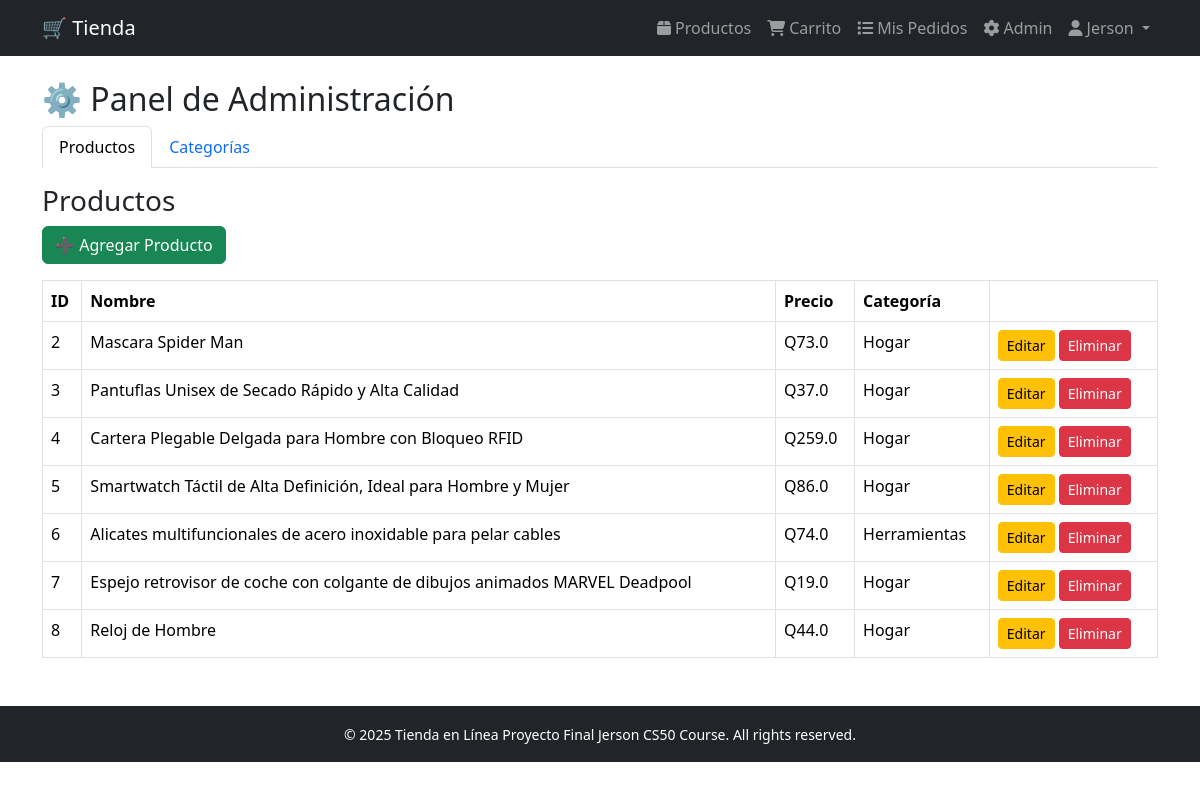
The page /admin/ (signed in) on the database its author committed.
### models/models.py (models this page shows)
class Usuario(db.Model, UserMixin):  # 👈 hereda de UserMixin
    id = db.Column(db.Integer, primary_key=True)
    nombre = db.Column(db.String(100), nullable=False)
    email = db.Column(db.String(100), unique=True, nullable=False)
    password = db.Column(db.String(200), nullable=False)  # idealmente debería ser hash
    rol = db.Column(db.String(10), default='cliente')  # cliente | admin

class Producto(db.Model):
    id = db.Column(db.Integer, primary_key=True)
    nombre = db.Column(db.String(100), nullable=False)
    descripcion = db.Column(db.Text)
    precio = db.Column(db.Float, nullable=False)
    imagen_url = db.Column(db.String(200))
    categoria_id = db.Column(db.Integer, db.ForeignKey('categoria.id'))

class Categoria(db.Model):
    id = db.Column(db.Integer, primary_key=True)
    nombre = db.Column(db.String(100), nullable=False)
    productos = db.relationship('Producto', backref='categoria', lazy=True)

### routes/admin.py (the view)
@admin_bp.route('/')
@login_required
@admin_required
def dashboard():
    productos = Producto.query.all()
    categorias = Categoria.query.all()
    return render_template("admin.html", productos=productos, categorias=categorias)

### routes/admin.py (called while the page is built)
def admin_required(f):
    @wraps(f)
    def wrapper(*args, **kwargs):
        if not current_user.is_authenticated or getattr(current_user, 'rol', None) != 'admin':
            flash("No tienes permisos para acceder al panel de administración.", "warning")
            return redirect(url_for('productos.listar_productos'))
        return f(*args, **kwargs)
    return wrapper

### templates/admin.html (shortened to what this page needs)
{% extends "base.html" %}
{% block content %}
<h2>⚙️ Panel de Administración</h2>
<ul class="nav nav-tabs" id="adminTabs">
  <li class="nav-item">
    <a class="nav-link active" data-bs-toggle="tab" href="#productos">Productos</a>
  </li>
  <li class="nav-item">
    <a class="nav-link" data-bs-toggle="tab" href="#categorias">Categorías</a>
  </li>
</ul>
<div class="tab-content mt-3">
  <div class="tab-pane fade show active" id="productos">
    <h3>Productos</h3>
    <a href="{{ url_for('admin.agregar_producto') }}" class="btn btn-success mb-3">➕ Agregar Producto</a>
    <table class="table table-bordered">
      <thead>
        <tr>
          <th>ID</th>
          <th>Nombre</th>
          <th>Precio</th>
          <th>Categoría</th>
          <th></th>
        </tr>
      </thead>
      <tbody>
        {% for producto in productos %}
        <tr>
          <td>{{ producto.id }}</td>
          <td>{{ producto.nombre }}</td>
          <td>Q{{ producto.precio }}</td>
          <td>{{ producto.categoria.nombre if producto.categoria else "Sin categoría" }}</td>
          <td>
            <a href="{{ url_for('admin.editar_producto', id=producto.id) }}" class="btn btn-warning btn-sm">Editar</a>
            <a href="{{ url_for('admin.eliminar_producto', id=producto.id) }}" class="btn btn-danger btn-sm">Eliminar</a>
          </td>
        </tr>
        {% endfor %}
      </tbody>
    </table>
  </div>
</div>
{% endblock %}

### templates/base.html (shortened to what this page needs)
<!doctype html>
<html lang="es">
<head>
  <link href="https://cdn.jsdelivr.net/npm/bootstrap@5.3.3/dist/css/bootstrap.min.css" rel="stylesheet">
  <link rel="stylesheet" href="https://cdnjs.cloudflare.com/ajax/libs/font-awesome/6.4.0/css/all.min.css">
  <link rel="stylesheet" href="{{ url_for('static', filename='css/style.css') }}">
</head>
<body>
<nav class="navbar navbar-expand-lg navbar-dark bg-dark">
  <div class="container">
    <a class="navbar-brand" href="{{ url_for('home') }}">🛒 Tienda</a>
    <div class="collapse navbar-collapse" id="navbarNav">
       <ul class="navbar-nav ms-auto">
         <li class="nav-item"><a class="nav-link" href="{{ url_for('productos.listar_productos') }}"><i class="fas fa-box me-1"></i>Productos</a></li>
         <li class="nav-item">
           <a class="nav-link position-relative" href="{{ url_for('carrito.ver_carrito') }}">
             <i class="fas fa-shopping-cart me-1"></i>Carrito
           </a>
         </li>
         {% if current_user is defined and current_user.is_authenticated %}
           <li class="nav-item"><a class="nav-link" href="{{ url_for('carrito.ver_pedidos') }}"><i class="fas fa-list me-1"></i>Mis Pedidos</a></li>
           {% if (current_user.rol|default('')) == 'admin' %}
             <li class="nav-item"><a class="nav-link" href="/admin"><i class="fas fa-cog me-1"></i>Admin</a></li>
           {% endif %}
           <li class="nav-item dropdown">
             <a class="nav-link dropdown-toggle" href="#" id="userDropdown" role="button" data-bs-toggle="dropdown" aria-expanded="false">
               <i class="fas fa-user me-1"></i>{{ current_user.nombre }}
             </a>
           </li>
         {% else %}
           <li class="nav-item"><a class="nav-link" href="{{ url_for('auth.login') }}"><i class="fas fa-sign-in-alt me-1"></i>Iniciar sesión</a></li>
           <li class="nav-item"><a class="nav-link" href="{{ url_for('auth.registro') }}"><i class="fas fa-user-plus me-1"></i>Registrarse</a></li>
         {% endif %}
       </ul>
     </div>
  </div>
</nav>
<div class="container mt-4">
  {% block content %}{% endblock %}
</div>
<footer class="bg-dark text-white text-center py-3 mt-5">
  <small>&copy; 2025 Tienda en Línea Proyecto Final Jerson CS50 Course. All rights reserved.
  </small>
</footer>
</body>
</html>

### rows shown on the page
Usuario: nombre "Jerson"
Producto: id "2", nombre "Mascara Spider Man", precio "73.0", categoria "Hogar"
Producto: id "3", nombre "Pantuflas Unisex de Secado Rápido y Alta Calidad", precio "37.0", categoria "Hogar"
Producto: id "4", nombre "Cartera Plegable Delgada para Hombre con Bloqueo RFID", precio "259.0", categoria "Hogar"
Producto: id "5", nombre "Smartwatch Táctil de Alta Definición, Ideal para Hombre y Mujer", precio "86.0", categoria "Hogar"
Producto: id "6", nombre "Alicates multifuncionales de acero inoxidable para pelar cables", precio "74.0", categoria "Herramientas"
Producto: id "7", nombre "Espejo retrovisor de coche con colgante de dibujos animados MARVEL Deadpool", precio "19.0", categoria "Hogar"
Producto: id "8", nombre "Reloj de Hombre", precio "44.0", categoria "Hogar"
